Frame 1 (no input): blank canvas, image omitted
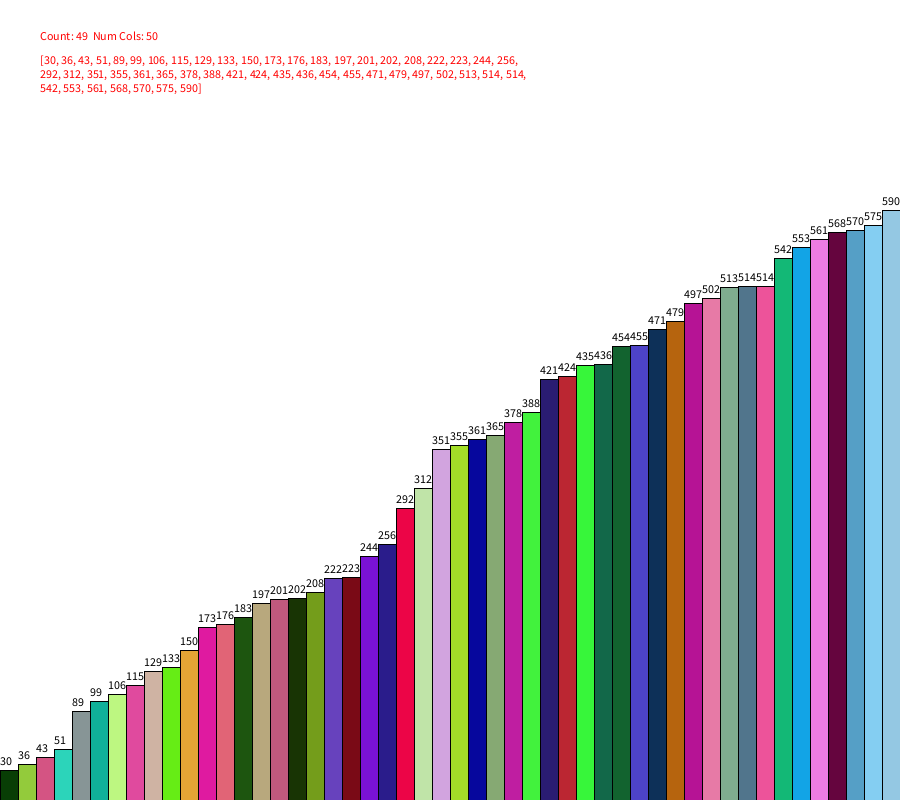
Frame 60 (the mouse pressed at the canvas centre just before this capture)
Frame 120 (the mouse held since frame 60 and released just before this capture): identical to frame 60, image omitted

The Processing sketch that drew this single still picture (run headless with seeded random() and noise(); from frame 60 on, the mouse is pressed at the canvas centre):

// Processing sketch: insertion_sort
// ── insertion_sort.pde
// Selection Sort Animation

ArrayList<Column> cols;
int numCols;
int col_width;
int count;
void settings(){
  numCols=50;
  size(closestNumber(900,numCols),closestNumber(800,numCols));
  col_width= width / numCols;

}


void setup() {
  frameRate(4);
  background(255);
  // Setup the arraylist and add one branch to it
  cols = new ArrayList<Column>();
  int xpos=0;
  int col_height;
  for (int i = 0; i < numCols; i++) {
    //randomize height, since it is what we sort on
    col_height=int(random(1, height-200));
    cols.add(new Column(xpos,height-col_height,col_width, col_height));
    xpos= xpos+col_width;
  }

  count=0;
}

void draw() {
   
  if(count < numCols){
    int current = count;
   // cols.get(count).setColor(color(255,0,0));

    while (current > 0 && cols.get(current).getHeight() < cols.get(current - 1).getHeight()) {
      //swap coordinate positions
      int tempX = cols.get(current).getXPos();

      cols.get(current).setXPos(cols.get(current-1).getXPos());
      cols.get(current-1).setXPos(tempX);

      //swap arraylist positions
      Column temp= cols.get(current);
      cols.set(current, cols.get(current - 1));
      cols.set(current - 1, temp);
      displayColumns();
      current--;
    
    }


    count+=1;
  }
}

Column copy_col_by_index(int i){
  Column temp = cols.get(i);
  
  return new Column(temp.getXPos(),temp.getYPos(), temp.getWidth(), temp.getHeight(), temp.getColor());
}

void displayColumns(){
  background(255);
  fill(255,0,0);
  text("Count: "+str(count+1)+"  Num Cols: "+str(numCols),40,40);
  String label = getColVals();
  text(label,40,55,width-400,40);

  for (Column col : cols) {
    col.display(); 
  }
}

String getColVals(){
  String res="[";

  for (Column col:cols){
    res+=""+col.getHeight()+", ";
  }
  return res.substring(0,res.length()-2)+"]";
}

void mouseClicked(){
  for (Column col: cols){
    col.toggleShowLabel();
  }
  displayColumns();
}

static int closestNumber(int n, int m)
{
  // find the quotient
  int q = n / m;
    
  // 1st possible closest number
  int n1 = m * q;
    
  // 2nd possible closest number
  int n2 = (n * m) > 0 ? (m * (q + 1)) : (m * (q - 1));
    
  // if true, then n1 is the required closest number
  if (Math.abs(n - n1) < Math.abs(n - n2))
    return n1;
    
  // else n2 is the required closest number   
  return n2;   
}


// ── Column.pde

class Column 
{
  int xpos; // rect xposition
  int ypos ; // rect yposition
  int w; // rect bar width
  int h; // rect height
  color c = color(random(1,255), random(1,255), random(1,255));
  String label;
  boolean showLabel;
 
  Column(int ixp, int iyp, int iw, int ih) {
    xpos=ixp;
    ypos=iyp;
    w=iw;
    h=ih;
    label=""+h;
    showLabel=true;
  }

  Column(int ixp, int iyp, int iw, int ih, color c) {
    xpos=ixp;
    ypos=iyp;
    w=iw;
    h=ih;
    this.c=c;
    label=""+h;
    showLabel=true;
  }
 
 
  public void move (int x, int y) {
    this.xpos=x;
    this.ypos=y;
  }

  public void swap(Column col){
    this.xpos= col.getXPos();
    this.ypos= col.getYPos();
    this.label=""+col.getHeight();
    this.h = col.getHeight();
    this.w= col.getWidth();
  }
  public int getXPos(){
    return this.xpos;
  }
  public int getWidth(){
    return this.w;
  }
  public int getYPos(){
    return this.ypos;
  }

  public color getColor(){
    return this.c;
  }
  public void setXPos(int x){
    this.xpos=x;
  }
  
  public void setYPos(int y){
    this.ypos=y;
  }
  public int getHeight(){
    return this.h;
  }
  public void setHeight(int h){
    this.h=h;
  }

  public void setShowLabel(boolean b){
    this.showLabel=b;
  }

  public void toggleShowLabel(){
    this.showLabel=!this.showLabel;
  }

  public void setColor(color c){
    this.c = c;
  }

  public void setLabel(String s){
    this.label = s;
  }
 
  public void display() {
      fill(c);
      rect(xpos, ypos, w, h);
      if(this.showLabel){
        fill(0);
        text(this.label,xpos,ypos-5);
      }
   }

}
